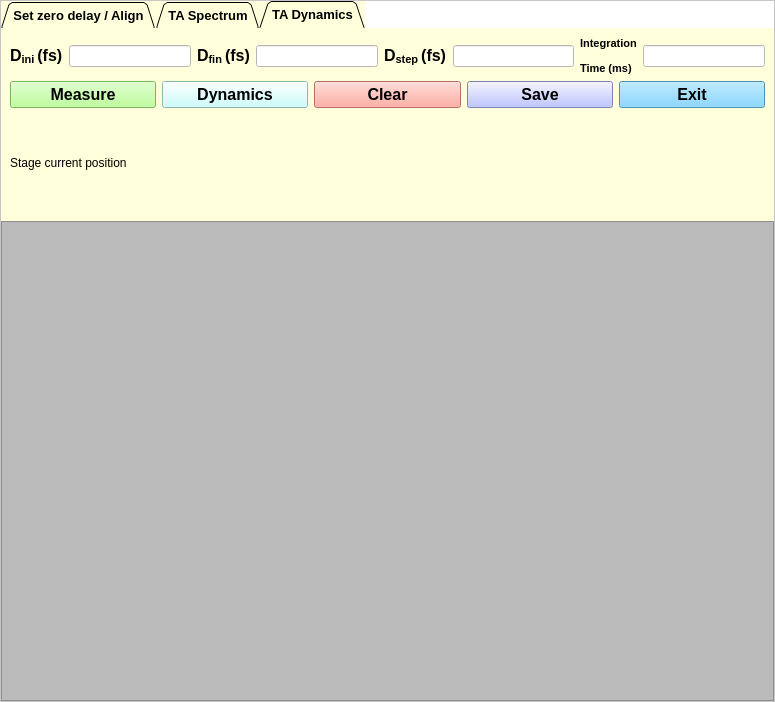
<?xml version="1.0" encoding="UTF-8"?>
<ui version="4.0">
 <class>MainWindow</class>
 <widget class="QMainWindow" name="MainWindow">
  <property name="geometry">
   <rect>
    <x>0</x>
    <y>0</y>
    <width>775</width>
    <height>702</height>
   </rect>
  </property>
  <property name="minimumSize">
   <size>
    <width>600</width>
    <height>400</height>
   </size>
  </property>
  <property name="maximumSize">
   <size>
    <width>16777215</width>
    <height>16777215</height>
   </size>
  </property>
  <property name="windowTitle">
   <string>Transient Absorption</string>
  </property>
  <widget class="QWidget" name="centralwidget">
   <layout class="QGridLayout" name="gridLayout">
    <property name="leftMargin">
     <number>0</number>
    </property>
    <property name="topMargin">
     <number>0</number>
    </property>
    <property name="rightMargin">
     <number>0</number>
    </property>
    <property name="bottomMargin">
     <number>0</number>
    </property>
    <item row="0" column="0">
     <widget class="QFrame" name="frame_2">
      <property name="minimumSize">
       <size>
        <width>600</width>
        <height>400</height>
       </size>
      </property>
      <property name="styleSheet">
       <string notr="true">background-color: rgb(255, 255, 255);</string>
      </property>
      <property name="frameShape">
       <enum>QFrame::StyledPanel</enum>
      </property>
      <property name="frameShadow">
       <enum>QFrame::Raised</enum>
      </property>
      <layout class="QVBoxLayout" name="verticalLayout_2">
       <property name="spacing">
        <number>0</number>
       </property>
       <property name="leftMargin">
        <number>0</number>
       </property>
       <property name="topMargin">
        <number>0</number>
       </property>
       <property name="rightMargin">
        <number>0</number>
       </property>
       <property name="bottomMargin">
        <number>0</number>
       </property>
       <item>
        <widget class="QTabWidget" name="tabWidget">
         <property name="minimumSize">
          <size>
           <width>400</width>
           <height>0</height>
          </size>
         </property>
         <property name="maximumSize">
          <size>
           <width>16777215</width>
           <height>220</height>
          </size>
         </property>
         <property name="font">
          <font>
           <pointsize>10</pointsize>
           <weight>75</weight>
           <bold>true</bold>
          </font>
         </property>
         <property name="styleSheet">
          <string notr="true">background-color: rgb(255, 255, 219);
border-right-color: rgb(0, 0, 0);
border-color: rgb(0, 0, 0);</string>
         </property>
         <property name="tabPosition">
          <enum>QTabWidget::North</enum>
         </property>
         <property name="tabShape">
          <enum>QTabWidget::Triangular</enum>
         </property>
         <property name="currentIndex">
          <number>2</number>
         </property>
         <property name="movable">
          <bool>false</bool>
         </property>
         <widget class="QWidget" name="tab">
          <attribute name="title">
           <string>Set zero delay / Align</string>
          </attribute>
          <layout class="QGridLayout" name="gridLayout_2">
           <item row="1" column="0">
            <layout class="QHBoxLayout" name="horizontalLayout_2">
             <item>
              <widget class="QPushButton" name="initialize_pushButton">
               <property name="font">
                <font>
                 <pointsize>12</pointsize>
                 <weight>75</weight>
                 <bold>true</bold>
                </font>
               </property>
               <property name="styleSheet">
                <string notr="true">background-color: rgb(134, 255, 144);</string>
               </property>
               <property name="text">
                <string>Initialize</string>
               </property>
              </widget>
             </item>
             <item>
              <widget class="QPushButton" name="set_zerodelay_pushButton">
               <property name="font">
                <font>
                 <pointsize>12</pointsize>
                 <weight>75</weight>
                 <bold>true</bold>
                </font>
               </property>
               <property name="styleSheet">
                <string notr="true">background-color: rgb(170, 255, 127);</string>
               </property>
               <property name="text">
                <string>Set Zero Delay</string>
               </property>
              </widget>
             </item>
             <item>
              <widget class="QPushButton" name="align_pushButton">
               <property name="font">
                <font>
                 <pointsize>12</pointsize>
                 <weight>75</weight>
                 <bold>true</bold>
                </font>
               </property>
               <property name="styleSheet">
                <string notr="true">background-color: rgb(131, 255, 93);</string>
               </property>
               <property name="text">
                <string>Align (Press ESC to stop)</string>
               </property>
              </widget>
             </item>
             <item>
              <widget class="QPushButton" name="arb_move_pushButton">
               <property name="font">
                <font>
                 <pointsize>12</pointsize>
                 <weight>75</weight>
                 <bold>true</bold>
                </font>
               </property>
               <property name="styleSheet">
                <string notr="true">background-color: rgb(131, 255, 181);</string>
               </property>
               <property name="text">
                <string>Arbitrary move</string>
               </property>
              </widget>
             </item>
            </layout>
           </item>
           <item row="0" column="0">
            <layout class="QHBoxLayout" name="horizontalLayout">
             <item>
              <widget class="QLabel" name="inttime_strt_label">
               <property name="text">
                <string>&lt;html&gt;&lt;head/&gt;&lt;body&gt;&lt;p&gt;&lt;span style=&quot; font-size:9pt; font-weight:600;&quot;&gt;Integration&lt;/span&gt;&lt;/p&gt;&lt;p&gt;&lt;span style=&quot; font-size:9pt; font-weight:600;&quot;&gt;time (ms)&lt;/span&gt;&lt;/p&gt;&lt;/body&gt;&lt;/html&gt;</string>
               </property>
              </widget>
             </item>
             <item>
              <widget class="QLineEdit" name="strt_inttime_lineEdit">
               <property name="maximumSize">
                <size>
                 <width>300</width>
                 <height>16777215</height>
                </size>
               </property>
               <property name="styleSheet">
                <string notr="true">background-color: rgb(255, 255, 255);</string>
               </property>
              </widget>
             </item>
             <item>
              <widget class="QLabel" name="label_11">
               <property name="sizePolicy">
                <sizepolicy hsizetype="Preferred" vsizetype="Preferred">
                 <horstretch>0</horstretch>
                 <verstretch>0</verstretch>
                </sizepolicy>
               </property>
               <property name="text">
                <string>&lt;html&gt;&lt;head/&gt;&lt;body&gt;&lt;p&gt;&lt;span style=&quot; font-size:10pt; font-weight:600;&quot;&gt;Delay (fs)&lt;/span&gt;&lt;/p&gt;&lt;/body&gt;&lt;/html&gt;</string>
               </property>
              </widget>
             </item>
             <item>
              <widget class="QLineEdit" name="strt_delay_lineEdit">
               <property name="maximumSize">
                <size>
                 <width>300</width>
                 <height>16777215</height>
                </size>
               </property>
               <property name="styleSheet">
                <string notr="true">background-color: rgb(255, 255, 255);</string>
               </property>
              </widget>
             </item>
             <item>
              <widget class="QPushButton" name="one_fs_pushButton">
               <property name="font">
                <font>
                 <pointsize>10</pointsize>
                 <weight>75</weight>
                 <bold>true</bold>
                </font>
               </property>
               <property name="styleSheet">
                <string notr="true"/>
               </property>
               <property name="text">
                <string>1 fs</string>
               </property>
              </widget>
             </item>
             <item>
              <widget class="QPushButton" name="none_fs_pushButton">
               <property name="font">
                <font>
                 <pointsize>10</pointsize>
                 <weight>75</weight>
                 <bold>true</bold>
                </font>
               </property>
               <property name="text">
                <string>- 1 fs</string>
               </property>
              </widget>
             </item>
             <item>
              <widget class="QPushButton" name="five_fs_pushButton">
               <property name="font">
                <font>
                 <pointsize>10</pointsize>
                 <weight>75</weight>
                 <bold>true</bold>
                </font>
               </property>
               <property name="text">
                <string>5 fs</string>
               </property>
              </widget>
             </item>
             <item>
              <widget class="QPushButton" name="nfive_fs_pushButton">
               <property name="font">
                <font>
                 <pointsize>10</pointsize>
                 <weight>75</weight>
                 <bold>true</bold>
                </font>
               </property>
               <property name="text">
                <string>- 5 fs</string>
               </property>
              </widget>
             </item>
             <item>
              <widget class="QPushButton" name="ten_fs_pushButton">
               <property name="font">
                <font>
                 <pointsize>10</pointsize>
                 <weight>75</weight>
                 <bold>true</bold>
                </font>
               </property>
               <property name="text">
                <string>10 fs</string>
               </property>
              </widget>
             </item>
             <item>
              <widget class="QPushButton" name="nten_fs_pushButton">
               <property name="font">
                <font>
                 <pointsize>10</pointsize>
                 <weight>75</weight>
                 <bold>true</bold>
                </font>
               </property>
               <property name="text">
                <string>- 10 fs</string>
               </property>
              </widget>
             </item>
             <item>
              <widget class="QLabel" name="label_2">
               <property name="text">
                <string>&lt;html&gt;&lt;head/&gt;&lt;body&gt;&lt;p&gt;&lt;span style=&quot; font-size:9pt; font-weight:600;&quot;&gt;Arbitrary&lt;/span&gt;&lt;/p&gt;&lt;p&gt;&lt;span style=&quot; font-size:9pt; font-weight:600;&quot;&gt;Move (mm)&lt;/span&gt;&lt;/p&gt;&lt;/body&gt;&lt;/html&gt;</string>
               </property>
              </widget>
             </item>
             <item>
              <widget class="QLineEdit" name="arb_move_lineEdit">
               <property name="styleSheet">
                <string notr="true">background-color: rgb(255, 255, 255);</string>
               </property>
              </widget>
             </item>
            </layout>
           </item>
           <item row="2" column="0">
            <layout class="QHBoxLayout" name="horizontalLayout_7">
             <property name="sizeConstraint">
              <enum>QLayout::SetDefaultConstraint</enum>
             </property>
             <item>
              <widget class="QLabel" name="initialize_label">
               <property name="sizePolicy">
                <sizepolicy hsizetype="Preferred" vsizetype="Preferred">
                 <horstretch>0</horstretch>
                 <verstretch>0</verstretch>
                </sizepolicy>
               </property>
               <property name="minimumSize">
                <size>
                 <width>140</width>
                 <height>0</height>
                </size>
               </property>
               <property name="text">
                <string>Initialize position (mm)</string>
               </property>
              </widget>
             </item>
             <item>
              <widget class="QLabel" name="set_zero_delay_label">
               <property name="text">
                <string>Set zero delay position (mm)</string>
               </property>
              </widget>
             </item>
             <item>
              <widget class="QLabel" name="align_label">
               <property name="text">
                <string>Alignment position (mm)</string>
               </property>
              </widget>
             </item>
             <item>
              <widget class="QLabel" name="arb_move_label">
               <property name="text">
                <string>Arbitrary move position (mm)</string>
               </property>
              </widget>
             </item>
            </layout>
           </item>
          </layout>
         </widget>
         <widget class="QWidget" name="tab_3">
          <attribute name="title">
           <string>TA Spectrum</string>
          </attribute>
          <layout class="QGridLayout" name="gridLayout_3">
           <item row="0" column="0">
            <layout class="QHBoxLayout" name="horizontalLayout_3">
             <item>
              <widget class="QLabel" name="Dspc_label">
               <property name="text">
                <string>&lt;html&gt;&lt;head/&gt;&lt;body&gt;&lt;p&gt;&lt;span style=&quot; font-size:10pt; font-weight:600;&quot;&gt;Delay (fs)&lt;/span&gt;&lt;/p&gt;&lt;/body&gt;&lt;/html&gt;</string>
               </property>
              </widget>
             </item>
             <item>
              <widget class="QLineEdit" name="spc_delay_lineEdit">
               <property name="styleSheet">
                <string notr="true">background-color: rgb(255, 255, 255);</string>
               </property>
              </widget>
             </item>
             <item>
              <widget class="QLabel" name="inttime_spc_label">
               <property name="text">
                <string>&lt;html&gt;&lt;head/&gt;&lt;body&gt;&lt;p&gt;&lt;span style=&quot; font-size:10pt; font-weight:600;&quot;&gt;Integration Time (ms)&lt;/span&gt;&lt;/p&gt;&lt;/body&gt;&lt;/html&gt;</string>
               </property>
              </widget>
             </item>
             <item>
              <widget class="QLineEdit" name="spc_inttime_lineEdit">
               <property name="styleSheet">
                <string notr="true">background-color: rgb(255, 255, 255);</string>
               </property>
              </widget>
             </item>
            </layout>
           </item>
           <item row="1" column="0">
            <layout class="QHBoxLayout" name="horizontalLayout_4">
             <item>
              <widget class="QPushButton" name="spc_meas_pushButton">
               <property name="font">
                <font>
                 <pointsize>12</pointsize>
                 <weight>75</weight>
                 <bold>true</bold>
                </font>
               </property>
               <property name="styleSheet">
                <string notr="true">background-color: rgb(85, 255, 0);
background-color: rgb(170, 255, 127);</string>
               </property>
               <property name="text">
                <string>Measure</string>
               </property>
              </widget>
             </item>
             <item>
              <widget class="QPushButton" name="spc_clean_pushButton">
               <property name="font">
                <font>
                 <pointsize>12</pointsize>
                 <weight>75</weight>
                 <bold>true</bold>
                </font>
               </property>
               <property name="styleSheet">
                <string notr="true">background-color: rgb(255, 85, 0);
background-color: rgb(255, 152, 138);</string>
               </property>
               <property name="text">
                <string>Clear</string>
               </property>
              </widget>
             </item>
             <item>
              <widget class="QPushButton" name="spc_save_pushButton">
               <property name="font">
                <font>
                 <pointsize>12</pointsize>
                 <weight>75</weight>
                 <bold>true</bold>
                </font>
               </property>
               <property name="styleSheet">
                <string notr="true">background-color: rgb(173, 180, 255);</string>
               </property>
               <property name="text">
                <string>Save</string>
               </property>
              </widget>
             </item>
             <item>
              <widget class="QPushButton" name="spc_exit_pushButton">
               <property name="font">
                <font>
                 <pointsize>12</pointsize>
                 <weight>75</weight>
                 <bold>true</bold>
                </font>
               </property>
               <property name="styleSheet">
                <string notr="true">background-color: rgb(105, 203, 255);</string>
               </property>
               <property name="text">
                <string>Exit</string>
               </property>
              </widget>
             </item>
            </layout>
           </item>
           <item row="2" column="0">
            <layout class="QHBoxLayout" name="horizontalLayout_8">
             <item>
              <widget class="QLabel" name="spec_currpos_label">
               <property name="text">
                <string>Stage current position</string>
               </property>
              </widget>
             </item>
             <item>
              <widget class="QLabel" name="ta_out_range_label">
               <property name="text">
                <string/>
               </property>
              </widget>
             </item>
            </layout>
           </item>
          </layout>
         </widget>
         <widget class="QWidget" name="tab_2">
          <attribute name="title">
           <string>TA Dynamics</string>
          </attribute>
          <layout class="QGridLayout" name="gridLayout_4">
           <item row="0" column="0">
            <layout class="QHBoxLayout" name="horizontalLayout_5">
             <item>
              <widget class="QLabel" name="Dini_label">
               <property name="text">
                <string>&lt;html&gt;&lt;head/&gt;&lt;body&gt;&lt;p&gt;&lt;span style=&quot; font-size:12pt; font-weight:600;&quot;&gt;D&lt;/span&gt;&lt;span style=&quot; font-size:12pt; font-weight:600; vertical-align:sub;&quot;&gt;ini &lt;/span&gt;&lt;span style=&quot; font-size:12pt; font-weight:600;&quot;&gt;(fs)&lt;/span&gt;&lt;/p&gt;&lt;/body&gt;&lt;/html&gt;</string>
               </property>
              </widget>
             </item>
             <item>
              <widget class="QLineEdit" name="dyn_inidelay_lineEdit">
               <property name="styleSheet">
                <string notr="true">background-color: rgb(255, 255, 255);</string>
               </property>
              </widget>
             </item>
             <item>
              <widget class="QLabel" name="Dfin_label">
               <property name="text">
                <string>&lt;html&gt;&lt;head/&gt;&lt;body&gt;&lt;p&gt;&lt;span style=&quot; font-size:12pt; font-weight:600;&quot;&gt;D&lt;/span&gt;&lt;span style=&quot; font-size:12pt; font-weight:600; vertical-align:sub;&quot;&gt;fin &lt;/span&gt;&lt;span style=&quot; font-size:12pt; font-weight:600;&quot;&gt;(fs)&lt;/span&gt;&lt;/p&gt;&lt;/body&gt;&lt;/html&gt;</string>
               </property>
              </widget>
             </item>
             <item>
              <widget class="QLineEdit" name="dyn_findelay_lineEdit">
               <property name="styleSheet">
                <string notr="true">background-color: rgb(255, 255, 255);</string>
               </property>
              </widget>
             </item>
             <item>
              <widget class="QLabel" name="Dstep_label">
               <property name="text">
                <string>&lt;html&gt;&lt;head/&gt;&lt;body&gt;&lt;p&gt;&lt;span style=&quot; font-size:12pt; font-weight:600;&quot;&gt;D&lt;/span&gt;&lt;span style=&quot; font-size:12pt; font-weight:600; vertical-align:sub;&quot;&gt;step &lt;/span&gt;&lt;span style=&quot; font-size:12pt; font-weight:600;&quot;&gt;(fs)&lt;/span&gt;&lt;/p&gt;&lt;/body&gt;&lt;/html&gt;</string>
               </property>
              </widget>
             </item>
             <item>
              <widget class="QLineEdit" name="dyn_stpdelay_lineEdit">
               <property name="styleSheet">
                <string notr="true">background-color: rgb(255, 255, 255);</string>
               </property>
              </widget>
             </item>
             <item>
              <widget class="QLabel" name="inttime_ta__label">
               <property name="text">
                <string>&lt;!DOCTYPE HTML PUBLIC &quot;-//W3C//DTD HTML 4.0//EN&quot; &quot;http://www.w3.org/TR/REC-html40/strict.dtd&quot;&gt;
&lt;html&gt;&lt;head&gt;&lt;meta name=&quot;qrichtext&quot; content=&quot;1&quot; /&gt;&lt;style type=&quot;text/css&quot;&gt;
p, li { white-space: pre-wrap; }
&lt;/style&gt;&lt;/head&gt;&lt;body style=&quot; font-family:'MS Shell Dlg 2'; font-size:8pt; font-weight:400; font-style:normal;&quot;&gt;
&lt;p style=&quot; margin-top:12px; margin-bottom:12px; margin-left:0px; margin-right:0px; -qt-block-indent:0; text-indent:0px;&quot;&gt;&lt;span style=&quot; font-weight:600;&quot;&gt;Integration&lt;/span&gt;&lt;/p&gt;
&lt;p style=&quot; margin-top:12px; margin-bottom:12px; margin-left:0px; margin-right:0px; -qt-block-indent:0; text-indent:0px;&quot;&gt;&lt;span style=&quot; font-weight:600;&quot;&gt;Time (ms)&lt;/span&gt;&lt;/p&gt;&lt;/body&gt;&lt;/html&gt;</string>
               </property>
              </widget>
             </item>
             <item>
              <widget class="QLineEdit" name="dyn_inttime_lineEdit">
               <property name="styleSheet">
                <string notr="true">background-color: rgb(255, 255, 255);</string>
               </property>
              </widget>
             </item>
            </layout>
           </item>
           <item row="1" column="0">
            <layout class="QHBoxLayout" name="horizontalLayout_6">
             <item>
              <widget class="QPushButton" name="dyn_meas_pushButton">
               <property name="font">
                <font>
                 <pointsize>12</pointsize>
                 <weight>75</weight>
                 <bold>true</bold>
                </font>
               </property>
               <property name="styleSheet">
                <string notr="true">background-color: rgb(170, 255, 127);</string>
               </property>
               <property name="text">
                <string>Measure</string>
               </property>
              </widget>
             </item>
             <item>
              <widget class="QPushButton" name="dyn_pushButton">
               <property name="font">
                <font>
                 <pointsize>12</pointsize>
                 <weight>75</weight>
                 <bold>true</bold>
                </font>
               </property>
               <property name="styleSheet">
                <string notr="true">background-color: rgb(190, 255, 253);</string>
               </property>
               <property name="text">
                <string>Dynamics</string>
               </property>
              </widget>
             </item>
             <item>
              <widget class="QPushButton" name="dyn_clean_pushButton">
               <property name="font">
                <font>
                 <pointsize>12</pointsize>
                 <weight>75</weight>
                 <bold>true</bold>
                </font>
               </property>
               <property name="styleSheet">
                <string notr="true">background-color: rgb(255, 152, 138);</string>
               </property>
               <property name="text">
                <string>Clear</string>
               </property>
              </widget>
             </item>
             <item>
              <widget class="QPushButton" name="dyn_save_pushButton">
               <property name="font">
                <font>
                 <pointsize>12</pointsize>
                 <weight>75</weight>
                 <bold>true</bold>
                </font>
               </property>
               <property name="styleSheet">
                <string notr="true">background-color: rgb(173, 180, 255);</string>
               </property>
               <property name="text">
                <string>Save</string>
               </property>
              </widget>
             </item>
             <item>
              <widget class="QPushButton" name="dyn_exit_pushButton">
               <property name="font">
                <font>
                 <pointsize>12</pointsize>
                 <weight>75</weight>
                 <bold>true</bold>
                </font>
               </property>
               <property name="styleSheet">
                <string notr="true">background-color: rgb(105, 203, 255);</string>
               </property>
               <property name="text">
                <string>Exit</string>
               </property>
              </widget>
             </item>
            </layout>
           </item>
           <item row="2" column="0">
            <layout class="QHBoxLayout" name="horizontalLayout_9">
             <item>
              <widget class="QLabel" name="dyn_currpos_label">
               <property name="text">
                <string>Stage current position</string>
               </property>
              </widget>
             </item>
             <item>
              <widget class="QLabel" name="dyn_out_range_label">
               <property name="text">
                <string/>
               </property>
              </widget>
             </item>
            </layout>
           </item>
          </layout>
         </widget>
        </widget>
       </item>
       <item>
        <widget class="PlotWidget" name="graphicsView">
         <property name="styleSheet">
          <string notr="true">background-color: rgb(186, 186, 186);</string>
         </property>
        </widget>
       </item>
      </layout>
     </widget>
    </item>
   </layout>
  </widget>
  <widget class="QMenuBar" name="menubar">
   <property name="geometry">
    <rect>
     <x>0</x>
     <y>0</y>
     <width>775</width>
     <height>21</height>
    </rect>
   </property>
  </widget>
 </widget>
 <customwidgets>
  <customwidget>
   <class>PlotWidget</class>
   <extends>QGraphicsView</extends>
   <header location="global">pyqtgraph</header>
  </customwidget>
 </customwidgets>
 <resources/>
 <connections/>
</ui>
